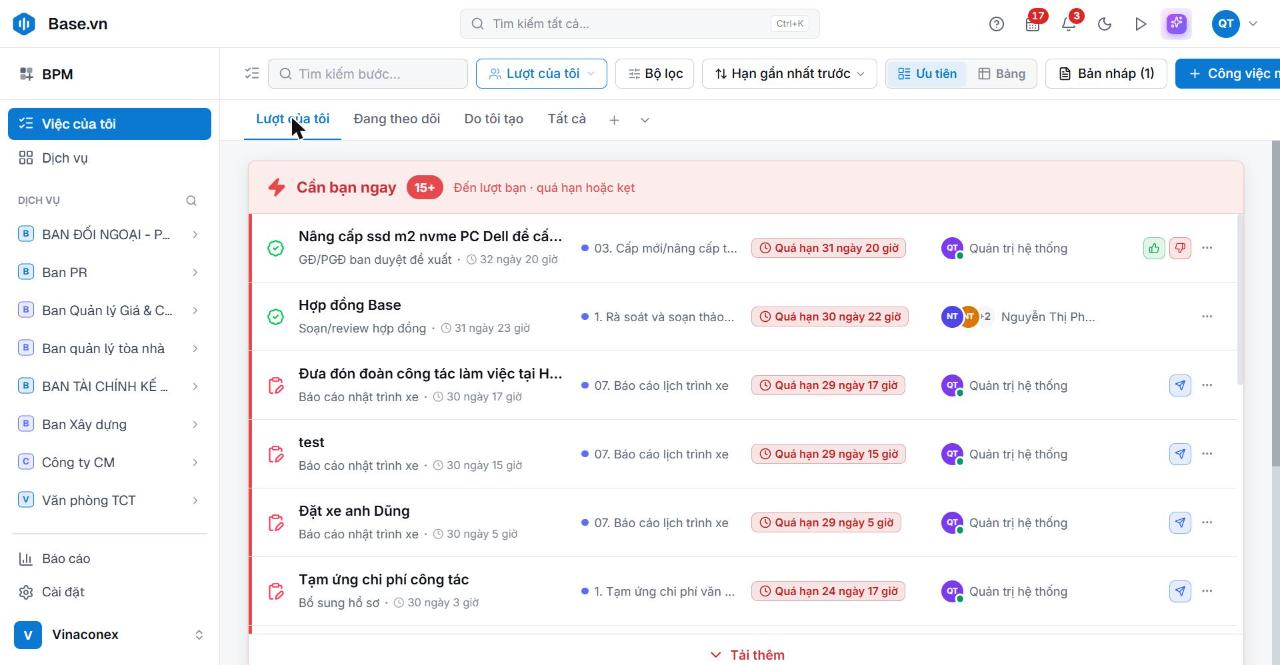
#> input picture bpm/src/img/b00_viec_cua_toi.jpg, 1280 x 665 px
$ python annos.py
#> lines starting #> are read from the running program, lines starting #| are printed output that depends on the picture
# -*- coding: utf-8 -*-
"""Chú thích ảnh: ghim số đỏ (đốt thẳng vào ảnh), khung nhấn, làm mờ dữ liệu test.
Toạ độ theo khung chụp gốc 1280x665 (ảnh zoom theo khung riêng)."""
from PIL import Image, ImageDraw, ImageFont, ImageFilter
import os

SRC = os.path.join(os.path.dirname(__file__), 'img')
OUT = os.path.join(os.path.dirname(__file__), 'img_out')
FONT = '/usr/share/fonts/truetype/dejavu/DejaVuSans-Bold.ttf'
RED = (0, 71, 204)   # navy pin (cta-via)
BOX = (0, 104, 255)  # accent

def B(*boxes, blur=(), S=1.35):
    return dict(marks=[(n + 1, b[0], b[1]) for n, b in enumerate(boxes)], boxes=list(boxes), blur=list(blur), S=S)

A = {
 'b00_viec_cua_toi': B((8,108,211,140),(244,104,660,140),(256,172,640,202),(1140,236,1196,260),(614,58,878,89),(1045,58,1167,89), blur=[(296,432,570,476)]),
 'b01_luong_lien_ket': B((243,104,350,140),(232,155,354,212),(370,165,1130,640)),
 'b02_danh_sach': B((355,104,445,140),(244,166,500,192),(244,206,572,334),(930,58,1130,89),(8,190,211,520)),
 'b03_pipeline': B((244,104,320,140),(244,253,525,295),(546,308,806,450),(743,624,794,648),(495,104,600,140),(1122,58,1256,89)),
 'b04_quy_trinh_zoom': B((136,50,278,92),(145,118,272,136),(138,420,278,462),(142,490,272,510),(228,548,370,600), S=2.0),
 'b04_quy_trinh': B((495,104,594,140),(528,158,970,192),(1006,58,1114,89)),
 'b05_form_tao': B((50,150,1225,206),(50,222,1225,278),(50,316,140,356),(50,374,1225,545),(1018,560,1105,593),(1113,560,1231,593)),
 'b06_chon_don_vi': B((413,99,867,133),(413,184,861,223),(785,580,867,613)),
 'b07_form_bang': B((50,140,1225,358),(1062,140,1218,168),(55,372,130,395),(50,434,1225,468),(1018,560,1105,593),(1113,560,1231,593)),
 'b08_chi_tiet': B((244,158,640,182),(244,200,442,230),(244,252,832,288),(244,300,832,373),(872,346,1248,498),(872,560,1248,630)),
 'b09_thao_luan_sla': B((244,386,832,500),(244,528,832,645),(872,480,1248,545),(872,570,1248,632)),
 'b10_lich_su': B((394,112,442,146),(258,180,1234,295),(258,306,1234,485),(258,495,1234,600)),
 'b11_can_ban_duyet': B((244,192,880,214),(244,286,832,346),(637,302,722,332),(730,302,816,332),(1098,296,1243,321),(872,508,1248,570)),
 'b12_cong_viec_con': B((330,200,454,226),(637,308,800,345),(244,340,832,497),(258,460,818,484)),
 'b13_trinh_ky': B((244,251,832,290),(716,399,815,431),(258,455,818,491),(700,515,774,543)),
 'b14_phieu_thanh_toan': B((400,158,732,182),(660,320,800,372),(872,346,1248,498),(306,530,800,570)),
 'b15_menu_phieu': B((1058,268,1246,300),(1058,300,1246,332),(1058,334,1246,366),(1058,410,1246,442),(1058,486,1246,518),(1058,562,1246,594)),
 'b16_in_xuat': B((434,176,846,209),(434,250,846,287),(773,320,846,351)),
 'b17_ai_that_bai': B((261,384,815,436),(261,450,815,480),(261,505,600,530),(730,555,815,588)),
 'b18_buoc_xu_ly': B((434,305,636,352),(548,398,660,426),(260,452,816,470),(778,492,800,516),(872,346,1248,480)),
 'b19_ai_bang_vat_tu': B((306,180,800,208),(306,248,800,442),(778,224,800,242),(306,484,800,512)),
 'b20_bao_cao': B((926,58,1256,89),(244,120,433,267),(447,120,1248,267),(584,284,908,660)),
 'b21_tro_ly_ai': B((702,9,732,38),(1104,60,1266,87),(840,560,1260,655)),
 'b22_ai_tom_tat': B((890,90,1254,148),(842,160,1204,496),(930,618,1104,642)),
 'b23_bao_cao_dv': B((722,104,812,140),(916,168,1245,195),(246,209,1246,473)),
 'b24_bang': B((435,104,495,140),(244,155,560,186),(571,155,808,186),(820,155,951,186),(751,248,842,295), blur=[(300,592,560,630)]),
 'b25_ycvt_luong': B((262,40,360,80),(280,128,375,166),(40,318,134,355),(42,362,132,378), S=2.0),
 'b30_cai_dat_chung': B((266,140,466,240),(266,256,466,490),(520,270,1240,312),(1149,76,1251,105)),
 'b31_thanh_vien_quyen': B((517,206,1240,250),(517,266,1240,312),(517,326,1240,370),(517,386,1240,430)),
 'b32_thoi_han': B((517,221,1240,255),(517,313,1240,347),(517,400,1010,418)),
 'b33_mau_in': B((517,264,1240,334),(517,349,637,381),(517,410,690,435)),
 'b34_sua_luong': B((10,140,210,200),(10,240,210,340),(10,375,210,580),(1003,8,1120,40),(862,85,930,112)),
 'b35_khoi_duyet': B((252,200,318,226),(656,170,970,192),(670,358,1244,390),(686,470,1244,500),(686,566,1244,598)),
}

def font(sz):
    return ImageFont.truetype(FONT, sz)

def render(key, scale=1.0):
#> called with key = 'b00_viec_cua_toi', scale = 1
    a = A[key]
    src = os.path.join(SRC, key + '.jpg')
    if not os.path.exists(src):
        src = os.path.join(SRC, key + '.png')
    im = Image.open(src).convert('RGB')
#> im is the input picture: PIL image 1280x665 RGB; mean R, G, B 244, 243.4, 245.2
    for (x0, y0, x1, y1) in a.get('blur', []):
        reg = im.crop((x0, y0, x1, y1)).filter(ImageFilter.GaussianBlur(9))
        im.paste(reg, (x0, y0))
#> this loop made 1 pass
#> pass 1, in render, `reg = im.crop((x0, y0, x1, y1)).filter(ImageFilter.GaussianBlur(9))`:
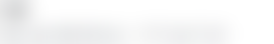
#> reg: PIL image 274x44 RGB; mean R, G, B 246.6, 246.8, 247.1
    # nhẹ tay làm nét
    if a.get('S', 1.35) <= 1.35:
        im = im.filter(ImageFilter.UnsharpMask(radius=1.1, percent=70, threshold=2))
    # phóng nhẹ cho nét chữ ghim
    S = a.get('S', 1.35)
    im = im.resize((int(im.width * S), int(im.height * S)), Image.LANCZOS)
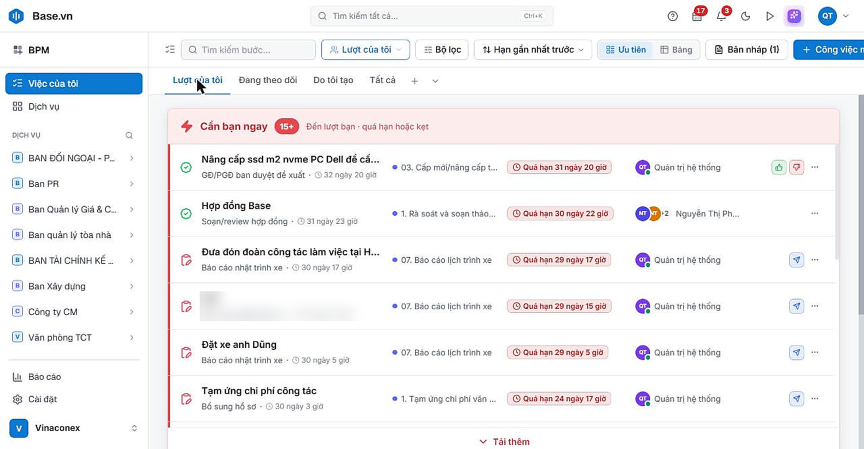
#> im: PIL image 1728x897 RGB (shown at 1/2 size); mean R, G, B 243, 242.4, 244.2
    if S > 1.35:
        im = im.filter(ImageFilter.UnsharpMask(radius=1.4, percent=90, threshold=2))
    ov = Image.new('RGBA', im.size, (0, 0, 0, 0))
#> ov: PIL image 1728x897 RGBA; every value is 0
    d = ImageDraw.Draw(ov)
    for (x0, y0, x1, y1) in a.get('boxes', []):
        d.rounded_rectangle((x0*S-3, y0*S-3, x1*S+3, y1*S+3), radius=9, outline=BOX + (230,), width=2, fill=BOX + (16,))
    f = font(19)
    for (n, x, y) in a.get('marks', []):
        # ghim đặt lệch lên trên-trái của điểm để không che chữ
        cx, cy, r = x*S, y*S, 17
        bx = boxes_for(a, n)
        if bx:
            cx, cy = bx[0]*S - 4, bx[1]*S - 4
            cx = max(r + 2, cx); cy = max(r + 2, cy)
        d.ellipse((cx-r-3, cy-r-3, cx+r+3, cy+r+3), fill=(255, 255, 255, 255))
        d.ellipse((cx-r, cy-r, cx+r, cy+r), fill=RED + (255,))
        t = str(n)
        w = d.textlength(t, font=f)
        d.text((cx - w/2, cy - 12), t, font=f, fill=(255, 255, 255, 255))
    im = Image.alpha_composite(im.convert('RGBA'), ov).convert('RGB')
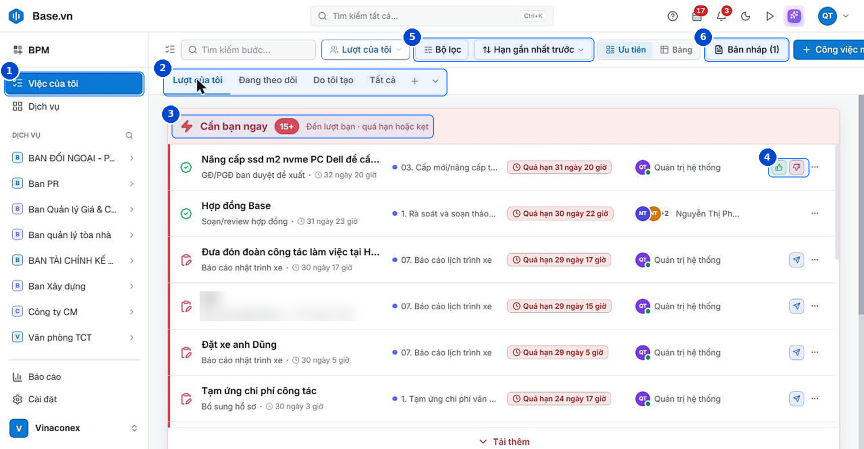
#> im: PIL image 1728x897 RGB (shown at 1/2 size); mean R, G, B 240.2, 240.7, 244.2
    os.makedirs(OUT, exist_ok=True)
    p = os.path.join(OUT, key + '.jpg')
    im.save(p, quality=90, subsampling=0, optimize=True)
    web = os.path.join(os.path.dirname(__file__), 'web')
    os.makedirs(web, exist_ok=True)
    im.save(os.path.join(web, key + '.webp'), 'WEBP', quality=84, method=6)
    return p, im.size

def boxes_for(a, n):
    bs = a.get('boxes', [])
    idx = [i for i, m in enumerate(a.get('marks', [])) if m[0] == n]
    if idx and idx[0] < len(bs):
        return bs[idx[0]]
    return None

if __name__ == '__main__':
    import sys
    for k in (sys.argv[1:] or A):
        print(render(k))
#> pass 2 of the loop `for k in (sys.argv[1:] or A):`:
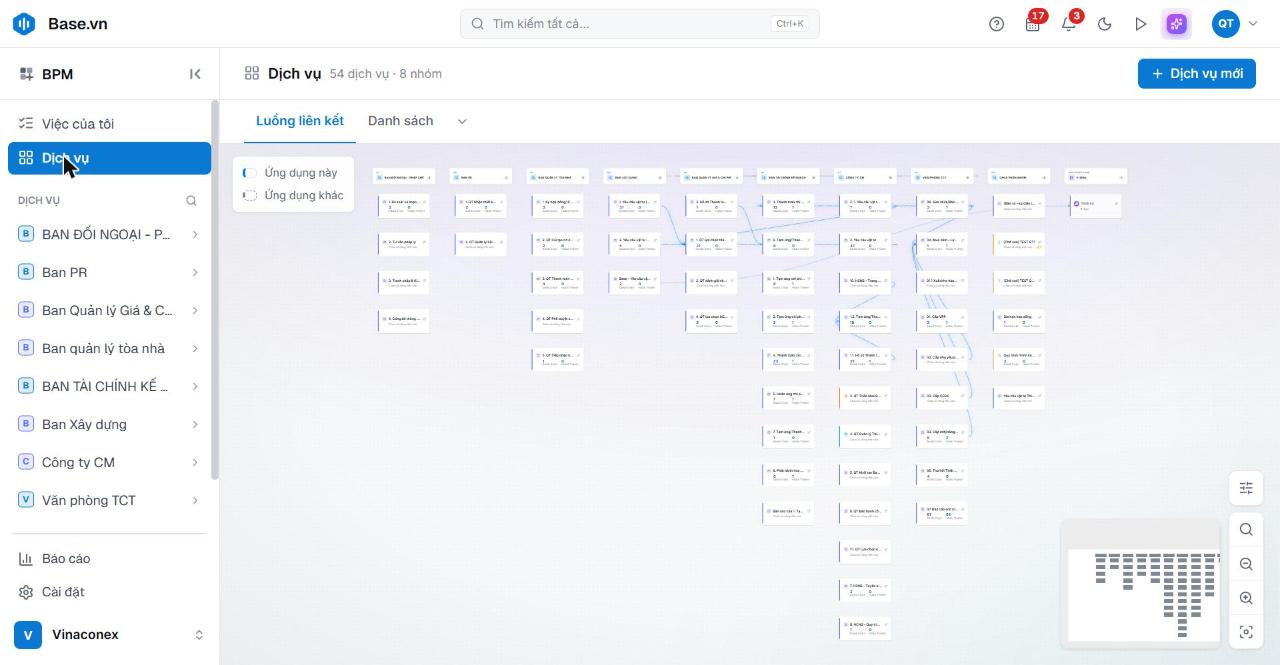
#> input picture bpm/src/img/b01_luong_lien_ket.jpg, 1280 x 665 px
#> in render, im is the input picture: PIL image 1280x665 RGB; mean R, G, B 240.6, 242.5, 246.2
#> in render (call 2), `im = Image.alpha_composite(im.convert('RGBA'), ov).convert('RGB')`:
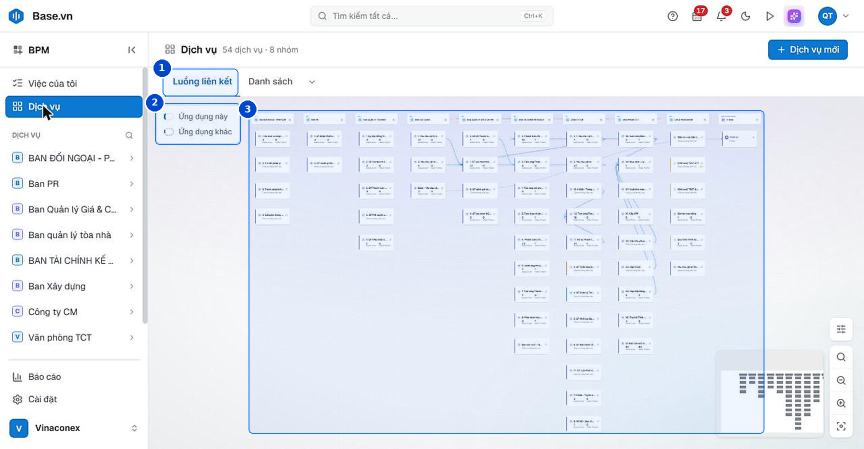
#> im: PIL image 1728x897 RGB (shown at 1/2 size); mean R, G, B 231.9, 237.1, 245.8
#> pass 3 of the loop `for k in (sys.argv[1:] or A):`:
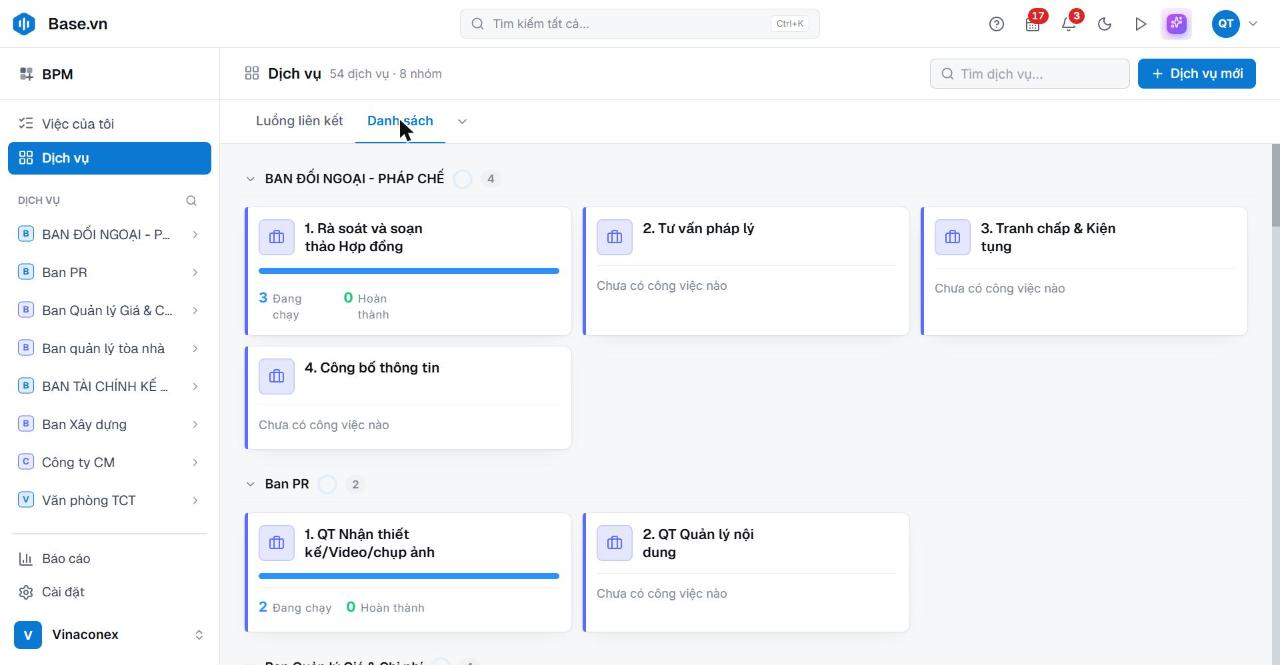
#> input picture bpm/src/img/b02_danh_sach.jpg, 1280 x 665 px
#> in render, im is the input picture: PIL image 1280x665 RGB; mean R, G, B 242.4, 244.8, 247.8
#> in render (call 3), `im = im.resize((int(im.width * S), int(im.height * S)), Image.LANCZOS)`:
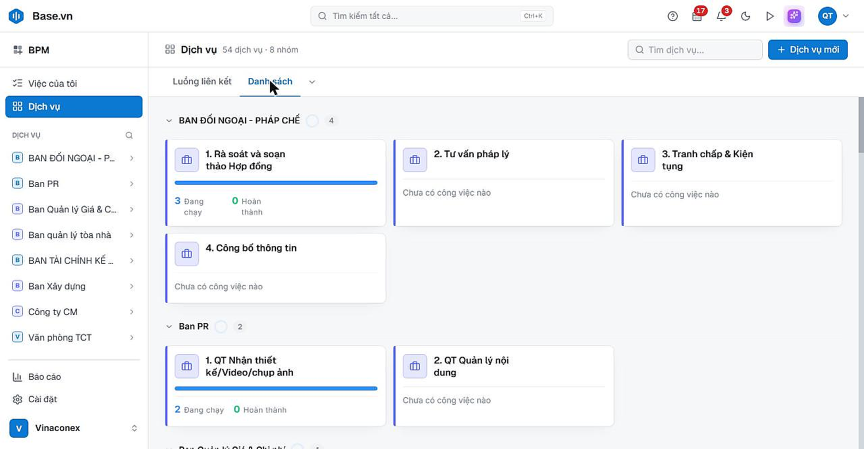
#> im: PIL image 1728x897 RGB (shown at 1/2 size); mean R, G, B 241.8, 244.1, 247.1
#> (the run stopped early here; a loop or call above may not have finished)
